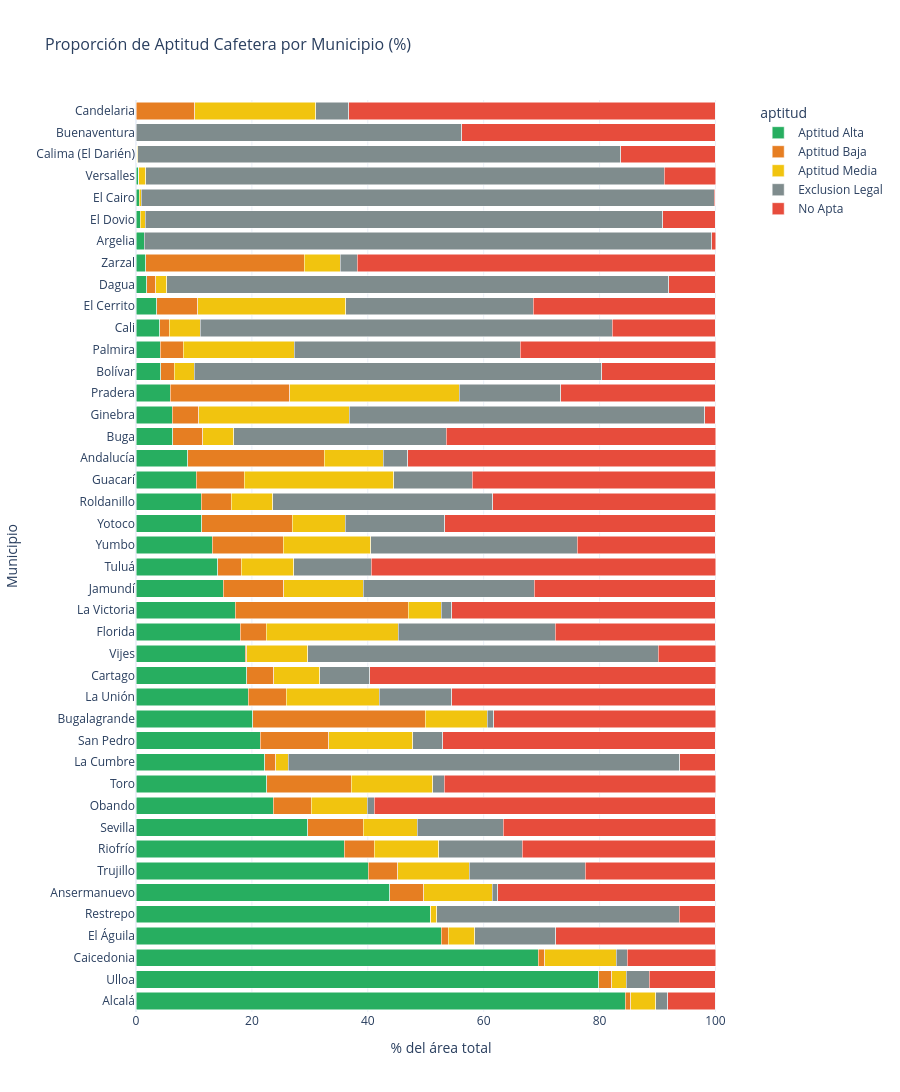

The notebook cell saved with this chart:
### Code cell
# Stacked bar chart interactivo (porcentajes)
pct_cols = [c for c in df_muni.columns if c.startswith('pct_')]

if pct_cols:
    df_pct = df_muni[['municipio'] + pct_cols].copy()
    df_pct = df_pct.sort_values(pct_cols[0] if pct_cols else 'municipio', ascending=False)
    
    # Reshape for plotly
    df_melted = df_pct.melt(id_vars='municipio', var_name='aptitud_pct', value_name='porcentaje')
    df_melted['aptitud'] = df_melted['aptitud_pct'].str.replace('pct_', '').str.replace('_', ' ').str.title()
    
    color_map = {}
    for apt_key, apt_color in APTITUD_COLORS.items():
        for melted_apt in df_melted['aptitud'].unique():
            if apt_key.lower().replace('ó', 'o') in melted_apt.lower().replace('ó', 'o'):
                color_map[melted_apt] = apt_color
    
    fig = px.bar(df_melted, x='porcentaje', y='municipio', color='aptitud',
                 orientation='h', barmode='stack',
                 color_discrete_map=color_map,
                 title='Proporción de Aptitud Cafetera por Municipio (%)',
                 labels={'porcentaje': '% del área total', 'municipio': 'Municipio'},
                 template='plotly_white', height=max(400, len(df_muni) * 35))
    fig.update_layout(font=dict(size=12), title_font_size=16)
    fig.show()

### Figure 1 — Plotly figure (JSON) as saved in the notebook; plotly's stock layout.template omitted (floating-point values rounded to 4 significant figures)
{"data": [{"hovertemplate": "aptitud=Aptitud Alta<br>% del área total=%{x}<br>Municipio=%{y}<extra></extra>", "legendgroup": "Aptitud Alta", "marker": {"color": "#27AE60", "pattern": {"shape": ""}}, "name": "Aptitud Alta", "orientation": "h", "showlegend": true, "textposition": "auto", "type": "bar", "x": [84.43, 79.85, 69.44, 52.64, 50.82, 43.77, 40.1, 35.93, 29.63, 23.71, 22.55, 22.18, 21.44, 20.11, 19.34, 19.13, 18.89, 17.95, 17.12, 15.03, 14.1, 13.17, 11.33, 11.28, 10.38, 8.89, 6.35, 6.29, 5.94, 4.27, 4.22, 4.13, 3.62, 1.86, 1.65, 1.45, 0.7, 0.52, 0.48, 0.16, 0.0, 0.0], "xaxis": "x", "y": ["Alcalá", "Ulloa", "Caicedonia", "El Águila", "Restrepo", "Ansermanuevo", "Trujillo", "Riofrío", "Sevilla", "Obando", "Toro", "La Cumbre", "San Pedro", "Bugalagrande", "La Unión", "Cartago", "Vijes", "Florida", "La Victoria", "Jamundí", "Tuluá", "Yumbo", "Yotoco", "Roldanillo", "Guacarí", "Andalucía", "Buga", "Ginebra", "Pradera", "Bolívar", "Palmira", "Cali", "El Cerrito", "Dagua", "Zarzal", "Argelia", "El Dovio", "El Cairo", "Versalles", "Calima (El Darién)", "Buenaventura", "Candelaria"], "yaxis": "y"}, {"hovertemplate": "aptitud=Aptitud Baja<br>% del área total=%{x}<br>Municipio=%{y}<extra></extra>", "legendgroup": "Aptitud Baja", "marker": {"color": "#E67E22", "pattern": {"shape": ""}}, "name": "Aptitud Baja", "orientation": "h", "showlegend": true, "textposition": "auto", "type": "bar", "x": [0.92, 2.25, 1.06, 1.26, 0.01, 5.86, 5.04, 5.17, 9.63, 6.52, 14.58, 1.94, 11.79, 29.83, 6.59, 4.6, 0.2, 4.5, 29.9, 10.45, 4.09, 12.22, 15.63, 5.13, 8.26, 23.59, 5.21, 4.52, 20.63, 2.37, 3.91, 1.58, 7.06, 1.57, 27.42, 0.01, 0.0, 0.0, 0.0, 0.0, 0.0, 10.14], "xaxis": "x", "y": ["Alcalá", "Ulloa", "Caicedonia", "El Águila", "Restrepo", "Ansermanuevo", "Trujillo", "Riofrío", "Sevilla", "Obando", "Toro", "La Cumbre", "San Pedro", "Bugalagrande", "La Unión", "Cartago", "Vijes", "Florida", "La Victoria", "Jamundí", "Tuluá", "Yumbo", "Yotoco", "Roldanillo", "Guacarí", "Andalucía", "Buga", "Ginebra", "Pradera", "Bolívar", "Palmira", "Cali", "El Cerrito", "Dagua", "Zarzal", "Argelia", "El Dovio", "El Cairo", "Versalles", "Calima (El Darién)", "Buenaventura", "Candelaria"], "yaxis": "y"}, {"hovertemplate": "aptitud=Aptitud Media<br>% del área total=%{x}<br>Municipio=%{y}<extra></extra>", "legendgroup": "Aptitud Media", "marker": {"color": "#F1C40F", "pattern": {"shape": ""}}, "name": "Aptitud Media", "orientation": "h", "showlegend": true, "textposition": "auto", "type": "bar", "x": [4.31, 2.52, 12.35, 4.54, 1.07, 11.85, 12.41, 11.16, 9.28, 9.7, 14.06, 2.14, 14.5, 10.64, 16.05, 7.99, 10.57, 22.77, 5.66, 13.78, 9.04, 15.08, 9.11, 7.15, 25.85, 10.16, 5.3, 25.97, 29.24, 3.43, 19.19, 5.42, 25.49, 1.88, 6.17, 0.0, 0.89, 0.41, 1.18, 0.13, 0.0, 20.87], "xaxis": "x", "y": ["Alcalá", "Ulloa", "Caicedonia", "El Águila", "Restrepo", "Ansermanuevo", "Trujillo", "Riofrío", "Sevilla", "Obando", "Toro", "La Cumbre", "San Pedro", "Bugalagrande", "La Unión", "Cartago", "Vijes", "Florida", "La Victoria", "Jamundí", "Tuluá", "Yumbo", "Yotoco", "Roldanillo", "Guacarí", "Andalucía", "Buga", "Ginebra", "Pradera", "Bolívar", "Palmira", "Cali", "El Cerrito", "Dagua", "Zarzal", "Argelia", "El Dovio", "El Cairo", "Versalles", "Calima (El Darién)", "Buenaventura", "Candelaria"], "yaxis": "y"}, {"hovertemplate": "aptitud=Exclusion Legal<br>% del área total=%{x}<br>Municipio=%{y}<extra></extra>", "legendgroup": "Exclusion Legal", "marker": {"color": "#7F8C8D", "pattern": {"shape": ""}}, "name": "Exclusion Legal", "orientation": "h", "showlegend": true, "textposition": "auto", "type": "bar", "x": [2.1, 3.95, 1.9, 13.97, 41.82, 0.94, 19.99, 14.36, 14.87, 1.18, 2.01, 67.57, 5.19, 1.19, 12.47, 8.62, 60.5, 27.15, 1.81, 29.5, 13.34, 35.7, 17.19, 38.02, 13.55, 4.3, 36.69, 61.36, 17.52, 70.35, 38.95, 71.02, 32.38, 86.59, 2.94, 97.89, 89.31, 98.88, 89.52, 83.37, 56.22, 5.67], "xaxis": "x", "y": ["Alcalá", "Ulloa", "Caicedonia", "El Águila", "Restrepo", "Ansermanuevo", "Trujillo", "Riofrío", "Sevilla", "Obando", "Toro", "La Cumbre", "San Pedro", "Bugalagrande", "La Unión", "Cartago", "Vijes", "Florida", "La Victoria", "Jamundí", "Tuluá", "Yumbo", "Yotoco", "Roldanillo", "Guacarí", "Andalucía", "Buga", "Ginebra", "Pradera", "Bolívar", "Palmira", "Cali", "El Cerrito", "Dagua", "Zarzal", "Argelia", "El Dovio", "El Cairo", "Versalles", "Calima (El Darién)", "Buenaventura", "Candelaria"], "yaxis": "y"}, {"hovertemplate": "aptitud=No Apta<br>% del área total=%{x}<br>Municipio=%{y}<extra></extra>", "legendgroup": "No Apta", "marker": {"color": "#E74C3C", "pattern": {"shape": ""}}, "name": "No Apta", "orientation": "h", "showlegend": true, "textposition": "auto", "type": "bar", "x": [8.24, 11.42, 15.26, 27.59, 6.27, 37.57, 22.46, 33.37, 36.6, 58.89, 46.81, 6.17, 47.08, 38.24, 45.54, 59.67, 9.85, 27.63, 45.51, 31.24, 59.44, 23.83, 46.74, 38.43, 41.96, 53.07, 46.46, 1.86, 26.67, 19.58, 33.74, 17.85, 31.45, 8.1, 61.82, 0.66, 9.1, 0.19, 8.83, 16.34, 43.78, 63.32], "xaxis": "x", "y": ["Alcalá", "Ulloa", "Caicedonia", "El Águila", "Restrepo", "Ansermanuevo", "Trujillo", "Riofrío", "Sevilla", "Obando", "Toro", "La Cumbre", "San Pedro", "Bugalagrande", "La Unión", "Cartago", "Vijes", "Florida", "La Victoria", "Jamundí", "Tuluá", "Yumbo", "Yotoco", "Roldanillo", "Guacarí", "Andalucía", "Buga", "Ginebra", "Pradera", "Bolívar", "Palmira", "Cali", "El Cerrito", "Dagua", "Zarzal", "Argelia", "El Dovio", "El Cairo", "Versalles", "Calima (El Darién)", "Buenaventura", "Candelaria"], "yaxis": "y"}], "layout": {"barmode": "stack", "font": {"size": 12}, "height": 1470, "legend": {"title": {"text": "aptitud"}, "tracegroupgap": 0}, "title": {"font": {"size": 16}, "text": "Proporción de Aptitud Cafetera por Municipio (%)"}, "xaxis": {"anchor": "y", "domain": [0, 1], "title": {"text": "% del área total"}}, "yaxis": {"anchor": "x", "domain": [0, 1], "title": {"text": "Municipio"}}}}
